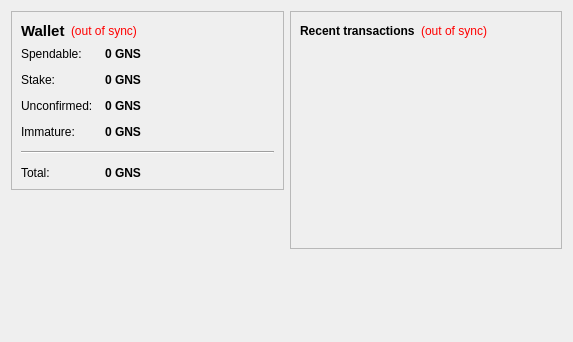
<?xml version="1.0" encoding="UTF-8"?>
<ui version="4.0">
 <class>OverviewPage</class>
 <widget class="QWidget" name="OverviewPage">
  <property name="geometry">
   <rect>
    <x>0</x>
    <y>0</y>
    <width>573</width>
    <height>342</height>
   </rect>
  </property>
  <property name="windowTitle">
   <string>Form</string>
  </property>
  <layout class="QHBoxLayout" name="horizontalLayout" stretch="1,1">
   <item>
    <layout class="QVBoxLayout" name="verticalLayout_2">
     <item>
      <widget class="QFrame" name="frame">
       <property name="frameShape">
        <enum>QFrame::StyledPanel</enum>
       </property>
       <property name="frameShadow">
        <enum>QFrame::Raised</enum>
       </property>
       <layout class="QVBoxLayout" name="verticalLayout_4">
        <item>
         <layout class="QHBoxLayout" name="horizontalLayout_4">
          <item>
           <widget class="QLabel" name="label_5">
            <property name="font">
             <font>
              <pointsize>11</pointsize>
              <weight>75</weight>
              <bold>true</bold>
             </font>
            </property>
            <property name="text">
             <string>Wallet</string>
            </property>
           </widget>
          </item>
          <item>
           <widget class="QLabel" name="labelWalletStatus">
            <property name="toolTip">
             <string>The displayed information may be out of date. Your wallet automatically synchronizes with the Gnosis network after a connection is established, but this process has not completed yet.</string>
            </property>
            <property name="styleSheet">
             <string notr="true">QLabel { color: red; }</string>
            </property>
            <property name="text">
             <string notr="true">(out of sync)</string>
            </property>
            <property name="alignment">
             <set>Qt::AlignLeading|Qt::AlignLeft|Qt::AlignVCenter</set>
            </property>
           </widget>
          </item>
          <item>
           <spacer name="horizontalSpacer_2">
            <property name="orientation">
             <enum>Qt::Horizontal</enum>
            </property>
            <property name="sizeHint" stdset="0">
             <size>
              <width>40</width>
              <height>20</height>
             </size>
            </property>
           </spacer>
          </item>
         </layout>
        </item>
        <item>
         <layout class="QFormLayout" name="formLayout_2">
          <property name="fieldGrowthPolicy">
           <enum>QFormLayout::AllNonFixedFieldsGrow</enum>
          </property>
          <property name="horizontalSpacing">
           <number>12</number>
          </property>
          <property name="verticalSpacing">
           <number>12</number>
          </property>
          <item row="0" column="0">
           <widget class="QLabel" name="label">
            <property name="text">
             <string>Spendable:</string>
            </property>
           </widget>
          </item>
          <item row="0" column="1">
           <widget class="QLabel" name="labelBalance">
            <property name="font">
             <font>
              <weight>75</weight>
              <bold>true</bold>
             </font>
            </property>
            <property name="cursor">
             <cursorShape>IBeamCursor</cursorShape>
            </property>
            <property name="toolTip">
             <string>Your current spendable balance</string>
            </property>
            <property name="text">
             <string notr="true">0 GNS</string>
            </property>
            <property name="textInteractionFlags">
             <set>Qt::LinksAccessibleByMouse|Qt::TextSelectableByKeyboard|Qt::TextSelectableByMouse</set>
            </property>
           </widget>
          </item>
          <item row="1" column="0">
           <widget class="QLabel" name="label_6">
            <property name="text">
             <string>Stake:</string>
            </property>
           </widget>
          </item>
          <item row="1" column="1">
           <widget class="QLabel" name="labelStake">
            <property name="font">
             <font>
              <weight>75</weight>
              <bold>true</bold>
             </font>
            </property>
            <property name="cursor">
             <cursorShape>IBeamCursor</cursorShape>
            </property>
            <property name="toolTip">
             <string>Total of coins that was staked, and do not yet count toward the current balance</string>
            </property>
            <property name="text">
             <string notr="true">0 GNS</string>
            </property>
            <property name="textInteractionFlags">
             <set>Qt::LinksAccessibleByMouse|Qt::TextSelectableByKeyboard|Qt::TextSelectableByMouse</set>
            </property>
           </widget>
          </item>
          <item row="2" column="0">
           <widget class="QLabel" name="label_3">
            <property name="text">
             <string>Unconfirmed:</string>
            </property>
           </widget>
          </item>
          <item row="2" column="1">
           <widget class="QLabel" name="labelUnconfirmed">
            <property name="font">
             <font>
              <weight>75</weight>
              <bold>true</bold>
             </font>
            </property>
            <property name="cursor">
             <cursorShape>IBeamCursor</cursorShape>
            </property>
            <property name="toolTip">
             <string>Total of transactions that have yet to be confirmed, and do not yet count toward the current balance</string>
            </property>
            <property name="text">
             <string notr="true">0 GNS</string>
            </property>
            <property name="textInteractionFlags">
             <set>Qt::LinksAccessibleByMouse|Qt::TextSelectableByKeyboard|Qt::TextSelectableByMouse</set>
            </property>
           </widget>
          </item>
          <item row="3" column="0">
           <widget class="QLabel" name="labelImmatureText">
            <property name="text">
             <string>Immature:</string>
            </property>
           </widget>
          </item>
          <item row="3" column="1">
           <widget class="QLabel" name="labelImmature">
            <property name="font">
             <font>
              <weight>75</weight>
              <bold>true</bold>
             </font>
            </property>
            <property name="toolTip">
             <string>Mined balance that has not yet matured</string>
            </property>
            <property name="text">
             <string notr="true">0 GNS</string>
            </property>
            <property name="textInteractionFlags">
             <set>Qt::LinksAccessibleByMouse|Qt::TextSelectableByKeyboard|Qt::TextSelectableByMouse</set>
            </property>
           </widget>
          </item>
          <item row="4" column="0" colspan="2">
           <widget class="Line" name="line">
            <property name="orientation">
             <enum>Qt::Horizontal</enum>
            </property>
           </widget>
          </item>
          <item row="5" column="0">
           <widget class="QLabel" name="labelTotalText">
            <property name="text">
             <string>Total:</string>
            </property>
           </widget>
          </item>
          <item row="5" column="1">
           <widget class="QLabel" name="labelTotal">
            <property name="font">
             <font>
              <weight>75</weight>
              <bold>true</bold>
             </font>
            </property>
            <property name="cursor">
             <cursorShape>IBeamCursor</cursorShape>
            </property>
            <property name="toolTip">
             <string>Your current total balance</string>
            </property>
            <property name="text">
             <string notr="true">0 GNS</string>
            </property>
            <property name="textInteractionFlags">
             <set>Qt::LinksAccessibleByMouse|Qt::TextSelectableByKeyboard|Qt::TextSelectableByMouse</set>
            </property>
           </widget>
          </item>
         </layout>
        </item>
       </layout>
      </widget>
     </item>
     <item>
      <spacer name="verticalSpacer">
       <property name="orientation">
        <enum>Qt::Vertical</enum>
       </property>
       <property name="sizeHint" stdset="0">
        <size>
         <width>20</width>
         <height>40</height>
        </size>
       </property>
      </spacer>
     </item>
    </layout>
   </item>
   <item>
    <layout class="QVBoxLayout" name="verticalLayout_3">
     <item>
      <widget class="QFrame" name="frame_2">
       <property name="frameShape">
        <enum>QFrame::StyledPanel</enum>
       </property>
       <property name="frameShadow">
        <enum>QFrame::Raised</enum>
       </property>
       <layout class="QVBoxLayout" name="verticalLayout">
        <item>
         <layout class="QHBoxLayout" name="horizontalLayout_2">
          <item>
           <widget class="QLabel" name="label_4">
            <property name="text">
             <string>&lt;b&gt;Recent transactions&lt;/b&gt;</string>
            </property>
           </widget>
          </item>
          <item>
           <widget class="QLabel" name="labelTransactionsStatus">
            <property name="toolTip">
             <string>The displayed information may be out of date. Your wallet automatically synchronizes with the Gnosis network after a connection is established, but this process has not completed yet.</string>
            </property>
            <property name="styleSheet">
             <string notr="true">QLabel { color: red; }</string>
            </property>
            <property name="text">
             <string notr="true">(out of sync)</string>
            </property>
            <property name="alignment">
             <set>Qt::AlignRight|Qt::AlignTrailing|Qt::AlignVCenter</set>
            </property>
           </widget>
          </item>
          <item>
           <spacer name="horizontalSpacer">
            <property name="orientation">
             <enum>Qt::Horizontal</enum>
            </property>
            <property name="sizeHint" stdset="0">
             <size>
              <width>40</width>
              <height>20</height>
             </size>
            </property>
           </spacer>
          </item>
         </layout>
        </item>
        <item>
         <widget class="QListView" name="listTransactions">
          <property name="styleSheet">
           <string notr="true">QListView { background: transparent; }</string>
          </property>
          <property name="frameShape">
           <enum>QFrame::NoFrame</enum>
          </property>
          <property name="verticalScrollBarPolicy">
           <enum>Qt::ScrollBarAlwaysOff</enum>
          </property>
          <property name="horizontalScrollBarPolicy">
           <enum>Qt::ScrollBarAlwaysOff</enum>
          </property>
          <property name="selectionMode">
           <enum>QAbstractItemView::NoSelection</enum>
          </property>
         </widget>
        </item>
       </layout>
      </widget>
     </item>
     <item>
      <spacer name="verticalSpacer_2">
       <property name="orientation">
        <enum>Qt::Vertical</enum>
       </property>
       <property name="sizeHint" stdset="0">
        <size>
         <width>20</width>
         <height>40</height>
        </size>
       </property>
      </spacer>
     </item>
    </layout>
   </item>
  </layout>
 </widget>
 <resources/>
 <connections/>
</ui>
